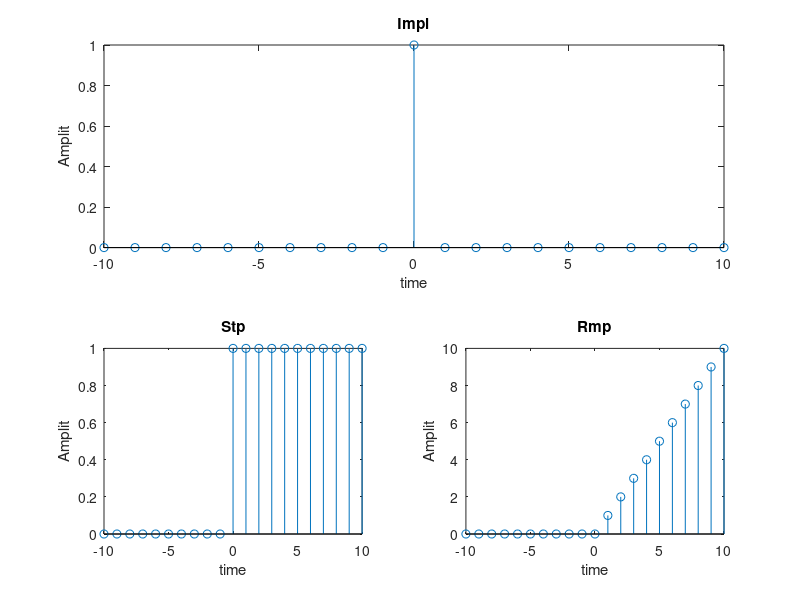

Recreate this plot in MATLAB.
%lab task 4: Combine 
close all
clear
clc

a=1;
fs=1;
t=-10:1/fs:10;
impl=zeros(1,length(t));
for i=1:length(t)
    if t(i)==0
       impl(i)=a;
    else 
        impl(i)=0;
    end
end

%stem(t,impl)



rmp=zeros(1,length(t));
for i=1:length(t)
    if t(i)>=0
        rmp(i)=t(i)*a;
    else
        rmp(i)=0;
    end
end
%figure;
%stem(t,rmp)



stp=zeros(1,length(t));
 for i=0:max(t)
    y=circshift(impl,[0,i]);
    stp=stp+y;
 end
%figure;
%stem(t,stp);



rmp=zeros(1,length(t));
 for i=0:max(t)
    y=circshift(impl,[0,i]);
    y=y*i;
    rmp=rmp+y;
 end
%figure;
%stem(t,stp);


figure;
subplot(2,1,1)
stem(t,impl);
title('Impl');
xlabel('time');
ylabel('Amplit');



subplot(2,2,4)
stem(t,rmp);
title('Rmp');
xlabel('time');
ylabel('Amplit');



subplot(2,2,3)
stem(t,stp);
title('Stp');
xlabel('time');
ylabel('Amplit');



